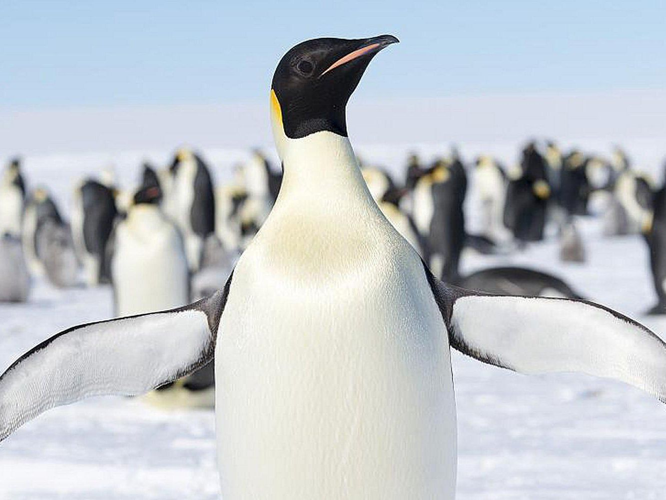
#> input picture 03-MemesGifs/meme assets/meme_background.png, 666 x 500 px
$ python maak_meme.py   (older library calls are emulated)
#> lines starting #> are read from the running program, lines starting #| are printed output that depends on the picture
from PIL import Image, ImageFont, ImageDraw

achtergrond = Image.open('./meme assets/meme_background.png')
#> achtergrond is the input picture: PIL image 666x500 RGB; mean R, G, B 194, 199.7, 205.1
lettertype = ImageFont.truetype('./meme assets/impact.ttf', 30)

breedte = achtergrond.width
#> breedte = 666
hoogte = achtergrond.height
#> hoogte = 500

tekengebied = ImageDraw.Draw(achtergrond)

tekst = "Penguin be vibin' but centered and white!"

tekst_breedte, tekst_hoogte = tekengebied.textsize(tekst, font=lettertype)
#> tekst_breedte = 629; tekst_hoogte = 34

tekst_x = (breedte - tekst_breedte) / 2
#> tekst_x = 18.5
tekst_y = (hoogte - tekst_hoogte) / 2
#> tekst_y = 233


tekengebied.multiline_text((tekst_x-2, tekst_y-2), tekst, font=lettertype, fill=(255,255,255))

achtergrond.show()
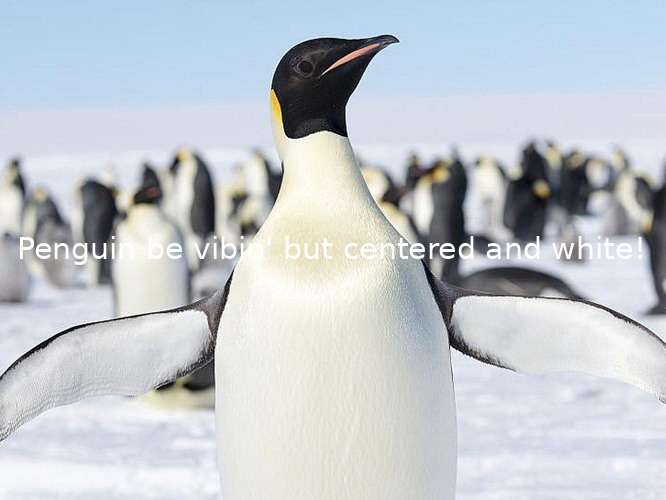
#> shown: PIL image 666x500 RGB; mean R, G, B 194.9, 200.6, 206

achtergrond.save('./meme_met_tekst3.png')
